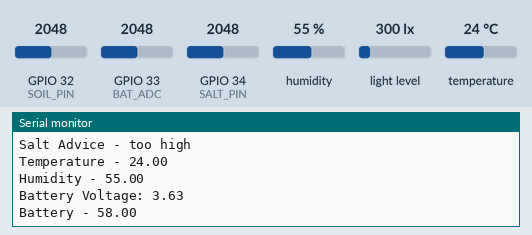
Recording of a sketch running on a simulated ESP32. Shown: the last lines printed to the serial monitor. The inputs (shaded band) are chosen by the test bench; at power-on: GPIO 34 (SALT_PIN) = 2048, humidity 55 %, light level 300 lx, GPIO 32 (SOIL_PIN) = 2048, GPIO 33 (BAT_ADC) = 2048, temperature 24 °C.

Above: at 2.2 s.
2.3 s: GPIO 34 (SALT_PIN) set to 310
At 3.48 s:
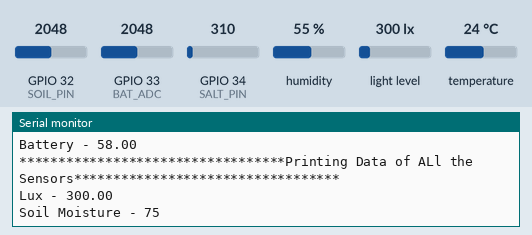
7.3 s: GPIO 34 (SALT_PIN) set to 161
At 9.2 s:
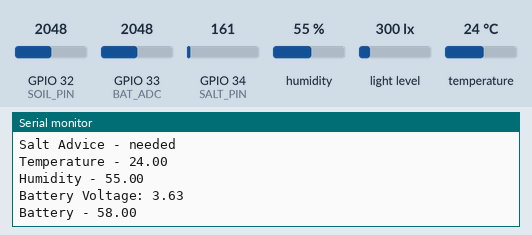
11.9 s: GPIO 34 (SALT_PIN) set to 241
At 12.62 s:
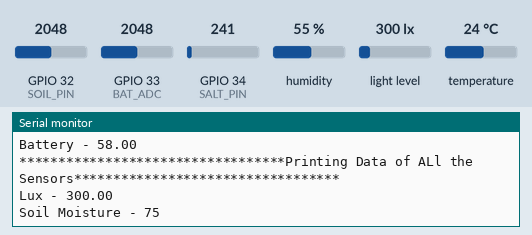
16.4 s: humidity set to 22 %
At 17.7 s:
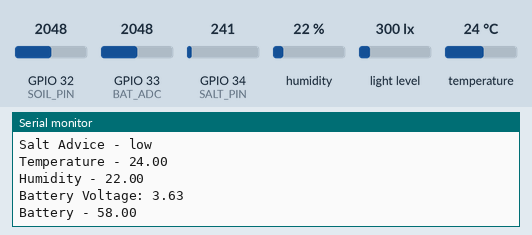
17.9 s: light level set to 40 lx
19.4 s: GPIO 32 (SOIL_PIN) set to 2866
At 19.47 s:
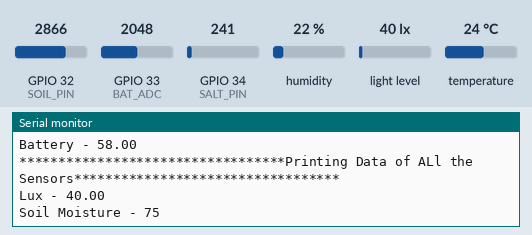

Measured:
- after the input at 7.3 s, the serial monitor: prints a new line after 0.82 s (image 2)
- after the input at 16.4 s, the serial monitor: prints a new line after 0.88 s (image 4)

The sketch:

TTGO_HIGrow_Demo_Code.ino
```cpp
/*
 *
 * This is the Demo code for TTGO HiGrow Sensor
 *
 * Code was written by Sachin Soni for techiesms YouTube channel
 * visit our channel to know more about this sensor and other
 * electronic projects - https://www.YouTube.com/techiesms
 *
 *
 * This code was test with
 * Arduino IDE version - 1.8.19
 * ESP32 Boards packages version - 1.0.6
 * DHT Sensor library version - 1.4.3
 * BH1750 Sensor library version - 1.3.0
 *
 */


#include <DHT.h>
#include <Wire.h>
#include <BH1750.h>
#include <SD.h>
#include <SPI.h>
#include <Esp.h>

#define I2C_SDA 25
#define I2C_SCL 26
#define DHT_PIN 16
#define BAT_ADC 33
#define SALT_PIN 34
#define SOIL_PIN 32
#define BOOT_PIN 0
#define POWER_CTRL 4
#define USER_BUTTON 35

#define soil_max 1638
#define soil_min 3285

#define DHT_TYPE DHT11


float luxRead;
float advice;
float soil;

BH1750 lightMeter(0x23); //0x23
DHT dht(DHT_PIN, DHT_TYPE);


void setup() {
  // Debug console
  Serial.begin(115200);

  dht.begin();

  pinMode(POWER_CTRL, OUTPUT);
  digitalWrite(POWER_CTRL, 1);
  delay(1000);

  bool wireOk = Wire.begin(I2C_SDA, I2C_SCL); // wire can not be initialized at beginng, the bus is busy
  if (wireOk)
  {
    Serial.println(F("Wire ok"));
  }
  else
  {
    Serial.println(F("Wire NOK"));
  }
  if (lightMeter.begin(BH1750::CONTINUOUS_HIGH_RES_MODE))
  {
    Serial.println(F("BH1750 Advanced begin"));
  }
  else
  {
    Serial.println(F("Error initialising BH1750"));
  }

  // Battery status, and charging status and days.
  float bat = readBattery();
  Serial.println("Battery level");
  Serial.println(bat);

}

void loop()
{
  Serial.print("**********************************");
  Serial.print("Printing Data of ALl the Sensors");
  Serial.println("**********************************");
  Serial.println("");

  luxRead = lightMeter.readLightLevel();
  Serial.print("Lux - "); Serial.println(luxRead);

  uint16_t soil = readSoil();
  Serial.print("Soil Moisture - "); Serial.println(soil);

  uint32_t salt = readSalt();
  String advice;
  if (salt < 201)
  {
    advice = "needed";
  }
  else if (salt < 251)
  {
    advice = "low";
  }
  else if (salt < 351)
  {
    advice = "optimal";
  }
  else if (salt > 350)
  {
    advice = "too high";
  }
  Serial.print("Salt Advice - "); Serial.println(advice);

  float t = dht.readTemperature(); // Read temperature as Fahrenheit then dht.readTemperature(true)
  Serial.print("Temperature - "); Serial.println(t);

  float h = dht.readHumidity();
  Serial.print("Humidity - "); Serial.println(h);

  float batt = readBattery();
  Serial.print("Battery - "); Serial.println(batt);


  delay(2000);

}


// READ Soil
uint16_t readSoil()
{
  uint16_t soil = analogRead(SOIL_PIN);
  return map(soil, soil_min, soil_max, 0, 100);
}

// READ Battery
float readBattery()
{
  int vref = 1100;
  uint16_t volt = analogRead(BAT_ADC);
  // Serial.print("Volt direct ");
  // Serial.println(volt);
  float battery_voltage = ((float)volt / 4095.0) * 2.0 * 3.3 * (vref) / 1000;
  Serial.print("Battery Voltage: ");
  Serial.println(battery_voltage);
  battery_voltage = battery_voltage * 100;
  return map(battery_voltage, 416, 290, 100, 0);
}

// READ Salt
uint32_t readSalt()
{
  uint8_t samples = 120;
  uint32_t humi = 0;
  uint16_t array[120];

  for (int i = 0; i < samples; i++)
  {
    array[i] = analogRead(SALT_PIN);
    delay(2);
  }
  std::sort(array, array + samples);
  for (int i = 0; i < samples; i++)
  {
    if (i == 0 || i == samples - 1)
      continue;
    humi += array[i];
  }
  humi /= samples - 2;
  return humi;
}
```
